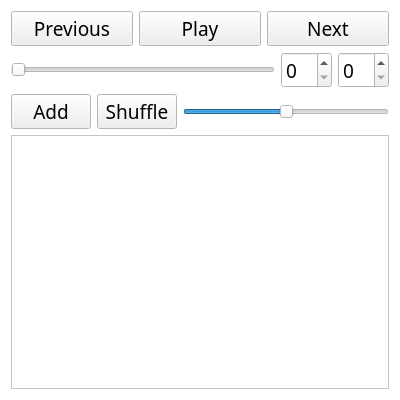
<?xml version="1.0" encoding="UTF-8"?>
<ui version="4.0">
 <class>Media_Player</class>
 <widget class="QWidget" name="Media_Player">
  <property name="geometry">
   <rect>
    <x>0</x>
    <y>0</y>
    <width>400</width>
    <height>400</height>
   </rect>
  </property>
  <property name="palette">
   <palette>
    <active>
     <colorrole role="Base">
      <brush brushstyle="SolidPattern">
       <color alpha="255">
        <red>255</red>
        <green>255</green>
        <blue>255</blue>
       </color>
      </brush>
     </colorrole>
     <colorrole role="Window">
      <brush brushstyle="SolidPattern">
       <color alpha="255">
        <red>255</red>
        <green>255</green>
        <blue>255</blue>
       </color>
      </brush>
     </colorrole>
    </active>
    <inactive>
     <colorrole role="Base">
      <brush brushstyle="SolidPattern">
       <color alpha="255">
        <red>255</red>
        <green>255</green>
        <blue>255</blue>
       </color>
      </brush>
     </colorrole>
     <colorrole role="Window">
      <brush brushstyle="SolidPattern">
       <color alpha="255">
        <red>255</red>
        <green>255</green>
        <blue>255</blue>
       </color>
      </brush>
     </colorrole>
    </inactive>
    <disabled>
     <colorrole role="Base">
      <brush brushstyle="SolidPattern">
       <color alpha="255">
        <red>255</red>
        <green>255</green>
        <blue>255</blue>
       </color>
      </brush>
     </colorrole>
     <colorrole role="Window">
      <brush brushstyle="SolidPattern">
       <color alpha="255">
        <red>255</red>
        <green>255</green>
        <blue>255</blue>
       </color>
      </brush>
     </colorrole>
    </disabled>
   </palette>
  </property>
  <property name="windowTitle">
   <string>Media Player</string>
  </property>
  <layout class="QVBoxLayout" name="verticalLayout">
   <item>
    <layout class="QHBoxLayout" name="horizontalLayout_2">
     <item>
      <widget class="QPushButton" name="PreviousButton">
       <property name="font">
        <font>
         <family>Rubik</family>
         <pointsize>14</pointsize>
        </font>
       </property>
       <property name="text">
        <string>Previous</string>
       </property>
      </widget>
     </item>
     <item>
      <widget class="QPushButton" name="PlayButton">
       <property name="font">
        <font>
         <family>Rubik</family>
         <pointsize>14</pointsize>
        </font>
       </property>
       <property name="text">
        <string>Play</string>
       </property>
      </widget>
     </item>
     <item>
      <widget class="QPushButton" name="NextButton">
       <property name="font">
        <font>
         <family>Rubik</family>
         <pointsize>14</pointsize>
         <weight>50</weight>
         <italic>false</italic>
         <bold>false</bold>
         <underline>false</underline>
         <strikeout>false</strikeout>
         <kerning>true</kerning>
        </font>
       </property>
       <property name="text">
        <string>Next</string>
       </property>
      </widget>
     </item>
    </layout>
   </item>
   <item>
    <layout class="QHBoxLayout" name="horizontalLayout_3">
     <item>
      <widget class="QSlider" name="ProgressSlider">
       <property name="value">
        <number>0</number>
       </property>
       <property name="orientation">
        <enum>Qt::Horizontal</enum>
       </property>
      </widget>
     </item>
     <item>
      <widget class="QSpinBox" name="MinutesSpinBox">
       <property name="font">
        <font>
         <family>Red October</family>
         <pointsize>14</pointsize>
        </font>
       </property>
      </widget>
     </item>
     <item>
      <widget class="QSpinBox" name="SecondsSpinBox">
       <property name="font">
        <font>
         <family>Red October</family>
         <pointsize>14</pointsize>
        </font>
       </property>
      </widget>
     </item>
    </layout>
   </item>
   <item>
    <layout class="QHBoxLayout" name="horizontalLayout">
     <item>
      <widget class="QPushButton" name="AddButton">
       <property name="font">
        <font>
         <family>Rubik</family>
         <pointsize>14</pointsize>
        </font>
       </property>
       <property name="text">
        <string>Add</string>
       </property>
      </widget>
     </item>
     <item>
      <widget class="QPushButton" name="ShuffleButton">
       <property name="font">
        <font>
         <family>Rubik</family>
         <pointsize>14</pointsize>
        </font>
       </property>
       <property name="text">
        <string>Shuffle</string>
       </property>
      </widget>
     </item>
     <item>
      <widget class="QSlider" name="VolumeSlider">
       <property name="value">
        <number>50</number>
       </property>
       <property name="orientation">
        <enum>Qt::Horizontal</enum>
       </property>
      </widget>
     </item>
    </layout>
   </item>
   <item>
    <widget class="QListWidget" name="listWidget"/>
   </item>
  </layout>
 </widget>
 <resources/>
 <connections/>
</ui>
